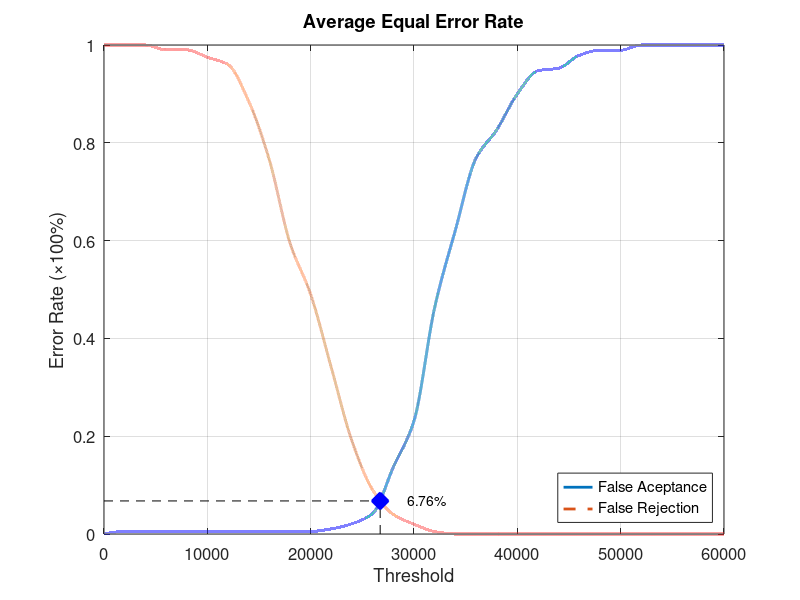
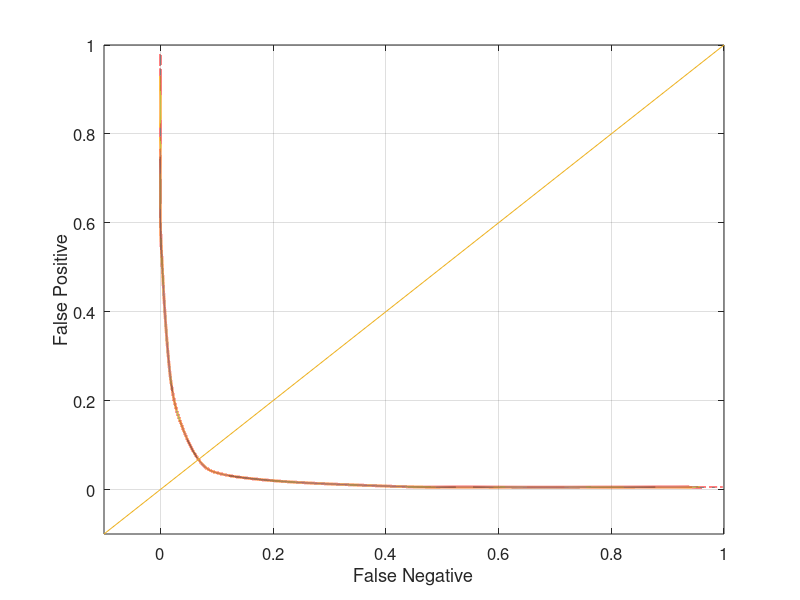

Here is the MATLAB script that generated these plots, in order:
function yEER = Database5_1
close all;
clear;
clc;
x = 0:2000:60000;
xq = 0:0.5:60000;

y0 = [0 0.00526316 0.00526316 0.00526316 0.00526316 0.00526316 0.00526316 0.00526316 0.00526316 0.00526316 0.00526316 0.0105263 0.0210526 0.0421053 0.136842 0.231579 0.463158 0.621053 0.768421 0.826316 0.9 0.947368 0.952632 0.978947 0.989474 0.989474 1 1 1 1 1];
yy0 = interp1(x, y0, xq, 'pchip');
y1 = [1 1 1 0.99 0.99 0.975 0.96 0.885 0.765 0.595 0.49 0.34 0.19 0.09 0.04 0.02 0.005 0 0 0 0 0 0 0 0 0 0 0 0 0 0];
yy1 = interp1(x, y1, xq, 'pchip');

% Calculating EER: 
y2 = abs(y0 - y1);
find(y2 == min(y2))
yy2 = abs(yy0 - yy1);
xEER = find(yy2 == min(yy2));
xEERIndex = xq(xEER) % X-axis EER
yEER = yy0(xEER) % Y-axis EER

main = figure
plot(xq, yy0,'-','LineWidth', 2);	hold on
plot(xq, yy1,'--','LineWidth', 2);	hold on
plot([xEERIndex xEERIndex], [0 yEER], 'k--');	hold on
plot([0 xEERIndex], [yEER yEER], 'k--');	hold on
plot(xEERIndex, yEER, 'bx', 'LineWidth', 10);	hold on
text(xEERIndex + 10 * xEERIndex / 100, yEER, [num2str(round((10000 * yEER)) / 100) '%'])
legend('False Aceptance', 'False Rejection', 'Location', 'SouthEast')
xlabel('Threshold')
ylabel('Error Rate (\times100%)')
title('Average Equal Error Rate')
set(gca, 'FontSize', 12)
axis([0 60000 0 1])
grid on

print(main, 'Database5_1Main', '-dpng');
FNRxFPR = figure('Color', [1 1 1]);
plot(yy1, yy0, '-', yy1, yy0, 'LineWidth', 2);
hold on
y = -0.1:0.1:1
plot(y, y); 
set(gca, 'FontSize', 12)
xlabel('False Negative')
ylabel('False Positive')
axis([-0.1 1 -0.1 1])
set(gca, 'FontSize', 12)
grid on

print(FNRxFPR, 'Database5_1FNRxFPR','-dpng');
end
